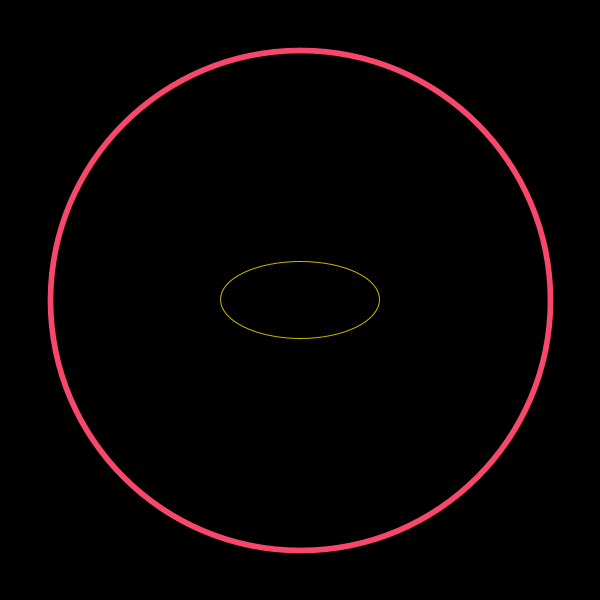
Frame 1 (no input)
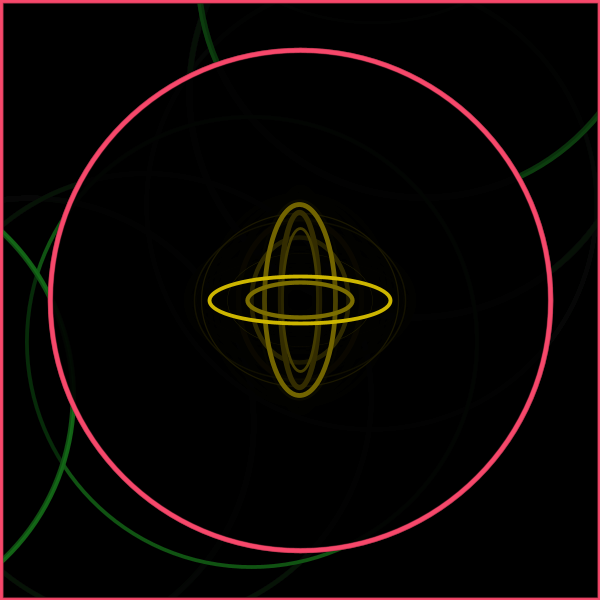
Frame 60 (the mouse pressed at the canvas centre just before this capture)
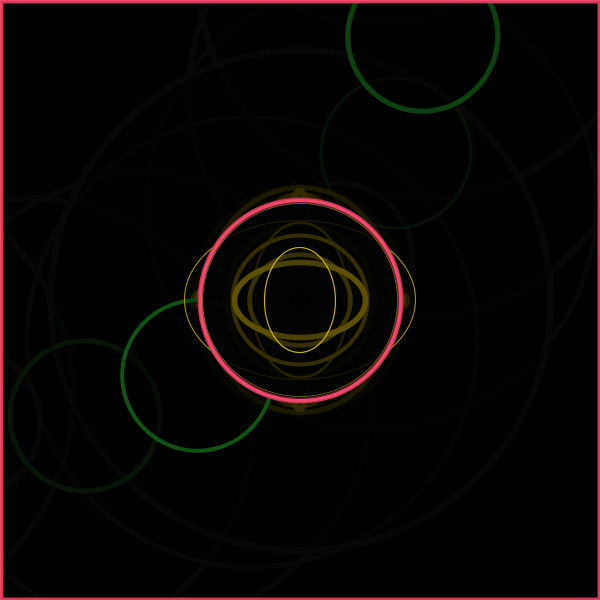
Frame 120 (the mouse held since frame 60 and released just before this capture)

The Processing sketch that drew these frames (run headless with seeded random() and noise(); from frame 60 on, the mouse is pressed at the canvas centre):

// Processing sketch: processing_4122
// ── processing_4122.pde

float a=0;
float b=0;
int x,y;
void setup(){
size(600,600);
background(0);
}
void draw(){
a=mouseX;b=mouseY;
fill(0,19);
rect(0,0,width,height);
smooth();
stroke(255);
fill(0,50);
stroke(255,226,0);
ellipse(300,300,random(23,233),random(23,233));
pushMatrix();
rotate((19*millis()/1000));
stroke(38,211,45);
strokeWeight(random(0.1,6));
ellipse(300,300,b-450,a-450);
popMatrix();
stroke (247,72,107);
ellipse(300,300,a-500,b-500);
}
